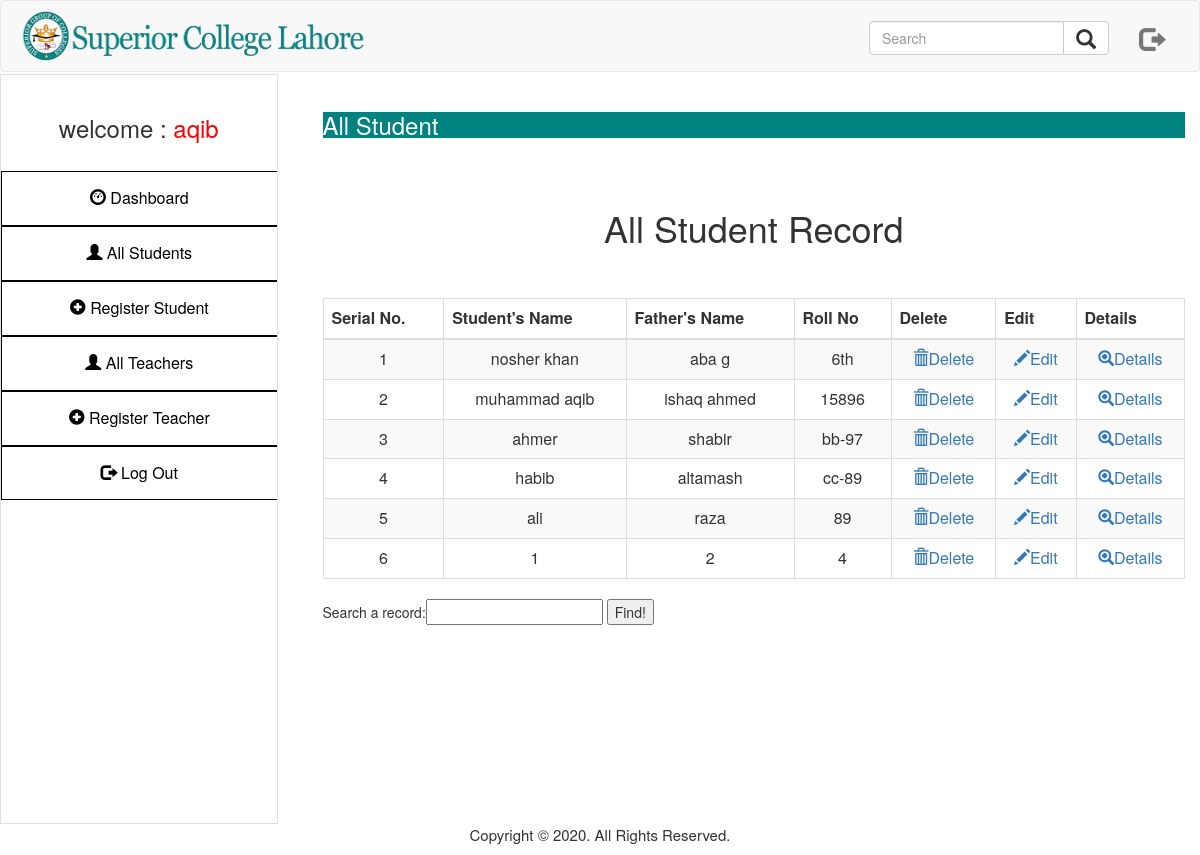
The page /home.php?student (signed in) on the database its author committed.
### tables this page shows
CREATE TABLE `students` (
  `u_id` int(10) NOT NULL,
  `u_name` text NOT NULL,
  `u_father` text NOT NULL,
  `u_school` varchar(50) NOT NULL,
  `u_roll` varchar(10) NOT NULL,
  `u_class` varchar(50) NOT NULL
);

### students.php (called while the page is built)
<?php
include 'view.php';
?>

### view.php (the view, shortened to what this page needs)
<html>
<head>
<link href="stylesheet.css" rel="stylesheet" type="text/css">
<link href="bootstrap1/css/bootstrap.css" rel="stylesheet"  type="text/css">
</head>
<body>
<div class="container-fluid">
     <div class="dashboard-div">
      <h3>All Student</h3>
     </div><br /><br />
<h1 class="text-center stu-view-h1" >All  Student Record </h1><br><br>
<table class="table table-bordered table-striped">
<thead>
<tr align="center">
<th>Serial No.</th>
<th>Student's Name</th>
<th>Father's Name</th>
<th>Roll No</th>
<th>Delete</th>
<th>Edit</th>
<th>Details</th>
</tr>
</thead>
<tbody>
<?php
include 'conn.php';
$que = "select * from students";
$run = mysqli_query($con, $que);
$i = 1;
while($row = mysqli_fetch_array($run)){
$u_id = $row['u_id'];
$u_name = $row[1];
$u_father = $row[2];
$u_roll = $row[4];
?>
<tr align="center">
<td><?php echo $i; $i++; ?></td>
<td><?php echo $u_name; ?></td>
<td><?php echo $u_father; ?></td>
<td><?php echo $u_roll; ?></td>
<td><a href='delete.php?del=<?php echo $u_id; ?>'><span class="glyphicon glyphicon-trash"></span>Delete</a></td>
<td><a href='edit.php?edit=<?php echo $u_id; ?>'><span class="glyphicon glyphicon-pencil"></span>Edit</a></td>
<td><a href='students-detail.php?details=<?php echo $u_id; ?>'><span  class="glyphicon glyphicon-zoom-in"></span>Details</a></td>
</tr>
<?php } ?>
</tbody>
</table>
			<form action="view.php" method="get">
				Search a record:<input type="text" name="search">
								<input type="submit" name="submit" value="Find!">
			</form>
</div>
</body>
</html>

### home.php (shortened to what this page needs)
<html>
<head>
<link href="stylesheet.css" rel="stylesheet" type="text/css">
<link href="bootstrap1/css/bootstrap.css" rel="stylesheet"  type="text/css">
</head>
<body style="overflow-x:hidden">
<?php
include 'nav.php';
?>
<div class="row">
  <div class="col-md-3 col-sm-3 col-xs-3">
   <?php include'home-sidebar.php'?>
  </div>
  <div class="col-md-9 col-sm-9 col-xs-9">
      <?php
	  if(isset($_GET['student']))
      {
	    include 'students.php';
      }
	  ?>
  </div>
</div>
</body>
<?php include 'footer.php';?>
</html>

### nav.php (shortened to what this page needs)
<nav class="navbar navbar-default">
  <div class="container-fluid">
    <div class="navbar-header">
      <a class="navbar-brand" href="home.php?dashboard">
      <img src="images/logo.png" style="height:50px;width:350px;margin-top: -10px">
      </a>
    </div>
    <div class="collapse navbar-collapse" id="abc123">
      <ul class="nav navbar-nav navbar-right">
      <li><a href="logout.php"><span class="glyphicon glyphicon-log-out nav-span"></span></a></li>
    </ul>
      <form class="navbar-form navbar-right" action="/action_page.php" style="margin-top:15px; ">
      <div class="input-group">
      <input type="text" class="form-control search" placeholder="Search" >
      <div class="input-group-btn">
      <button class="btn btn-default" type="submit">
        <i class="glyphicon glyphicon-search"></i>
      </button>
      </div>
      </div>
      </form>
    </div>
  </div>
</nav>

### home-sidebar.php
<div class="divafterlogin1" >
     <div class="divafterlogin2"><br>
      <h3 style="black:white;text-center">welcome : <font style="color:red"><?php echo $_SESSION['admin_name']; ?></font></h3>
     </div><br>
     <ul class="ul">
     <li><a href="home.php?dashboard" ><span class="glyphicon glyphicon-dashboard"></span>  Dashboard</a></li>
     <li><a href="home.php?student" ><span class="glyphicon glyphicon-user"></span>  All  Students</a></li>
     <li><a href="home.php?student_register"><span  class="glyphicon glyphicon-plus-sign"></span>   Register Student</a></li>
     <li><a href="home.php?teachers"><span class="glyphicon glyphicon-user"></span>  All Teachers</a></li>
     <li><a href="home.php?teacher_register"><span  class="glyphicon glyphicon-plus-sign"></span>  Register Teacher</a></li>
      <li><a href="logout.php"><span  class="glyphicon glyphicon-log-out"></span>  Log Out</a></li>
     </ul>
 </div>

### footer.php (shortened to what this page needs)
</<!DOCTYPE html>
<html>
<head>
</head>
<body>
<p class="footer">Copyright © 2020. All Rights Reserved.</p>
</body>
</html>

### stylesheet.css (style rules this page uses)
.navbar-default { background-color:black; padding:5px; }
.nav-span { margin-top:5px; font-size:25px; }
.glyphicon-search { font-size:20px; }
.ul { margin:0px; padding:0px; list-style-type:none; list-decoration:none; display:block; background-color:; }
.ul>li { text-align:center; padding:15px;border:1px solid black ;border-right: 0; }
.ul>li>a { color:black;font-size:16px }
.divafterlogin1 { height:750px; background-color:; margin-top:-18px; border: 1px solid rgba(0,0,0,.125); }
.divafterlogin2 { text-align:center; }
.dashboard-div { height:auto; width:100%; background-color:#008281; color:white; }
.footer { text-align: center; font-size: 15px; }

### rows shown on the page
students: u_name "nosher khan", u_father "aba g", u_roll "6th"
students: u_name "muhammad aqib", u_father "ishaq ahmed", u_roll "15896"
students: u_name "ahmer", u_father "shabir", u_roll "bb-97"
students: u_name "habib", u_father "altamash", u_roll "cc-89"
students: u_name "ali", u_father "raza", u_roll "89"
students: u_name "1", u_father "2", u_roll "4"

### other values the page prints
$_SESSION['admin_name'] "aqib"
